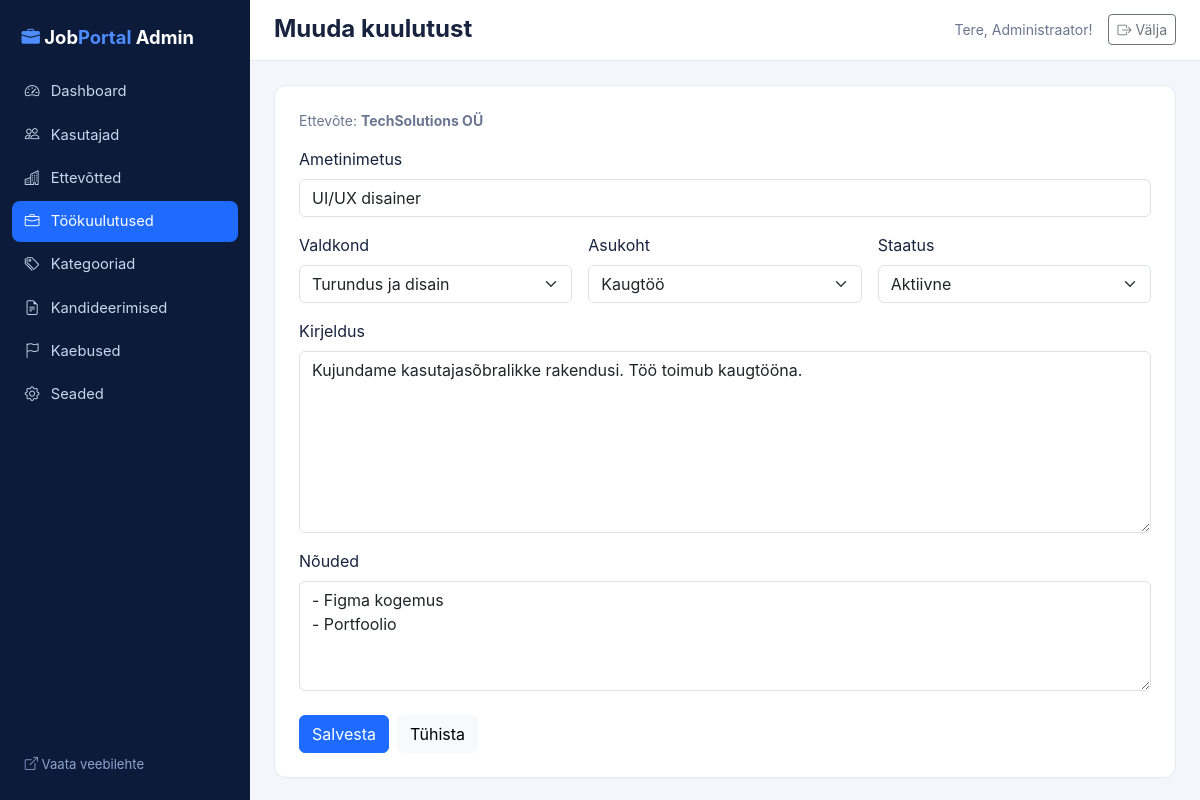
Screenshot of /jobportal_admin/index.php?page=job_edit&id=4 (signed in) with the database file from the repository.
### tables this page shows
CREATE TABLE users (
  id INT UNSIGNED AUTO_INCREMENT PRIMARY KEY,
  name VARCHAR(120) NOT NULL,
  email VARCHAR(190) NOT NULL UNIQUE,
  password VARCHAR(255) NOT NULL,
  role ENUM('user','employer','admin') NOT NULL DEFAULT 'user',
  phone VARCHAR(40) NULL,
  city VARCHAR(80) NULL,
  about TEXT NULL,
  status ENUM('active','blocked') NOT NULL DEFAULT 'active',
  created_at TIMESTAMP NOT NULL DEFAULT CURRENT_TIMESTAMP
);

CREATE TABLE jobs (
  id INT UNSIGNED AUTO_INCREMENT PRIMARY KEY,
  company_id INT UNSIGNED NOT NULL,
  category_id INT UNSIGNED NULL,
  location_id INT UNSIGNED NULL,
  title VARCHAR(190) NOT NULL,
  description TEXT NOT NULL,
  requirements TEXT NULL,
  salary_min INT UNSIGNED NULL,
  salary_max INT UNSIGNED NULL,
  employment_type ENUM('Täistööaeg','Osaline tööaeg','Kaugtöö','Praktika') NOT NULL DEFAULT 'Täistööaeg',
  start_date VARCHAR(80) NOT NULL DEFAULT 'Esimesel võimalusel',
  status ENUM('active','closed') NOT NULL DEFAULT 'active',
  created_at TIMESTAMP NOT NULL DEFAULT CURRENT_TIMESTAMP,
  FOREIGN KEY (company_id) REFERENCES companies(id) ON DELETE CASCADE,
  FOREIGN KEY (category_id) REFERENCES categories(id) ON DELETE SET NULL,
  FOREIGN KEY (location_id) REFERENCES job_locations(id) ON DELETE SET NULL,
  INDEX idx_jobs_status (status),
  INDEX idx_jobs_title (title)
);

CREATE TABLE companies (
  id INT UNSIGNED AUTO_INCREMENT PRIMARY KEY,
  user_id INT UNSIGNED NOT NULL UNIQUE,
  name VARCHAR(150) NOT NULL,
  description TEXT NULL,
  logo VARCHAR(255) NULL,
  website VARCHAR(190) NULL,
  email VARCHAR(190) NULL,
  phone VARCHAR(40) NULL,
  city VARCHAR(80) NULL,
  created_at TIMESTAMP NOT NULL DEFAULT CURRENT_TIMESTAMP,
  FOREIGN KEY (user_id) REFERENCES users(id) ON DELETE CASCADE
);

CREATE TABLE categories (
  id INT UNSIGNED AUTO_INCREMENT PRIMARY KEY,
  name VARCHAR(100) NOT NULL UNIQUE
);

CREATE TABLE job_locations (
  id INT UNSIGNED AUTO_INCREMENT PRIMARY KEY,
  name VARCHAR(100) NOT NULL UNIQUE
);

### inc/functions.php (called while the page is built, shortened)
<?php
function e($v): string
{
    return htmlspecialchars((string)$v, ENT_QUOTES, 'UTF-8');
}
function base_index(): string
{
    return defined('IS_ADMIN_APP') ? 'index.php' : 'index.php';
}
function url(string $page = 'start', array $params = []): string
{
    $q = ['page' => $page] + $params;
    return base_index() . '?' . http_build_query($q);
}
function front_url(string $page = 'start', array $params = []): string
{
    $prefix = defined('IS_ADMIN_APP') ? '../' : '';
    return $prefix . 'index.php?' . http_build_query(['page' => $page] + $params);
}
function asset(string $path): string
{
    $prefix = defined('IS_ADMIN_APP') ? '../' : '';
    return $prefix . 'public/' . ltrim($path, '/');
}
function current_user(): ?array
{
    static $user = false;
    if ($user === false) {
        $user = null;
        if (!empty($_SESSION['user_id'])) {
            $st = db()->prepare('SELECT * FROM users WHERE id = ?');
            $st->execute([$_SESSION['user_id']]);
            $u = $st->fetch();
            if ($u && $u['status'] === 'active') {
                $user = $u;
            } else {
                unset($_SESSION['user_id']);
            }
        }
    }
    return $user;
}
function render(string $view, array $data = [], string $layout = 'layout'): void
{
    $viewDir = defined('IS_ADMIN_APP') ? __DIR__ . '/../jobportal_admin/viewAdmin' : __DIR__ . '/../view';
    extract($data, EXTR_SKIP);
    require $viewDir . '/' . $view . '.php';
    $content = ob_get_clean();
    require $viewDir . '/' . $layout . '.php';
}

### jobportal_admin/controllerAdmin/AdminJobController.php (called while the page is built, shortened)
<?php
class AdminJobController
{
    public function edit(): void
    {
        $id = (int)($_GET['id'] ?? $_POST['id'] ?? 0);
        $job = Job::find($id);
        render('job_edit', ['title' => 'Muuda kuulutust', 'job' => $job, 'categories' => Category::all(), 'locations' => Location::all()]);
    }
}

### jobportal_admin/index.php (called while the page is built, shortened)
<?php
require __DIR__ . '/../inc/database.php';
require __DIR__ . '/../inc/functions.php';
spl_autoload_register(function (string $class): void {
    foreach (['modelAdmin', 'controllerAdmin', '../model'] as $dir) {
        $file = __DIR__ . '/' . $dir . '/' . $class . '.php';
        if (is_file($file)) {
            return;
        }
    }
});
$routes = require __DIR__ . '/routeAdmin/routing.php';
$page = (string)($_GET['page'] ?? 'dashboard');
[$class, $method] = $routes[$page];
$opts = $routes[$page][2] ?? [];
if (empty($opts['public'])) {
    $u = current_user();
}
(new $class())->$method();

### inc/database.php (called while the page is built, shortened)
<?php
function db(): PDO
{
    static $pdo = null;
    if ($pdo === null) {
        $dsn = 'mysql:host=' . DB_HOST . ';dbname=' . DB_NAME . ';charset=utf8mb4';
        try {
            $pdo = new PDO($dsn, DB_USER, DB_PASS, [
                PDO::ATTR_ERRMODE            => PDO::ERRMODE_EXCEPTION,
                PDO::ATTR_DEFAULT_FETCH_MODE => PDO::FETCH_ASSOC,
                PDO::ATTR_EMULATE_PREPARES   => false,
            ]);
        } catch (PDOException $e) {
            http_response_code(500);
            $detail = getenv('APP_DEBUG') ? "\n\nPõhjus: " . $e->getMessage() . "\nHost: " . DB_HOST . ', andmebaas: ' . DB_NAME . ', kasutaja: ' . DB_USER : '';
            exit('Andmebaasiga ühendamine ebaõnnestus. Kontrolli inc/database.php seadeid ja impordi database.sql.' . $detail);
        }
    }
    return $pdo;
}

### model/Job.php (called while the page is built, shortened)
<?php
class Job
{
    public static function find(int $id): ?array
    {
        $st = db()->prepare(self::SELECT . ' WHERE j.id = ?');
        $st->execute([$id]);
        return $st->fetch() ?: null;
    }
}

### model/Category.php (called while the page is built)
<?php
class Category
{
    public static function all(): array
    {
        return db()->query('SELECT * FROM categories ORDER BY name')->fetchAll();
    }
}

### model/Location.php (called while the page is built)
<?php
class Location
{
    public static function all(): array
    {
        return db()->query('SELECT * FROM job_locations ORDER BY name')->fetchAll();
    }
}

### jobportal_admin/viewAdmin/job_edit.php (the view, shortened to what this page needs)
<form method="post" action="<?= e(url('job_edit', ['id' => $job['id']])) ?>" class="panel p-4"><?= csrf_field() ?>
    <p class="text-muted small">Ettevõte: <strong><?= e($job['company_name']) ?></strong></p>
    <div class="row g-3">
        <div class="col-12"><label class="form-label">Ametinimetus</label><input name="title" class="form-control" value="<?= e($job['title']) ?>" required></div>
        <div class="col-md-4"><label class="form-label">Valdkond</label><select name="category_id" class="form-select"><option value="">—</option>
            <?php foreach ($categories as $x): ?><option value="<?= (int)$x['id'] ?>" <?= (int)$job['category_id'] === (int)$x['id'] ? 'selected' : '' ?>><?= e($x['name']) ?></option><?php endforeach; ?></select></div>
        <div class="col-md-4"><label class="form-label">Asukoht</label><select name="location_id" class="form-select"><option value="">—</option>
            <?php foreach ($locations as $x): ?><option value="<?= (int)$x['id'] ?>" <?= (int)$job['location_id'] === (int)$x['id'] ? 'selected' : '' ?>><?= e($x['name']) ?></option><?php endforeach; ?></select></div>
        <div class="col-md-4"><label class="form-label">Staatus</label><select name="status" class="form-select">
            <option value="active" <?= $job['status'] === 'active' ? 'selected' : '' ?>>Aktiivne</option><option value="closed" <?= $job['status'] === 'closed' ? 'selected' : '' ?>>Suletud</option></select></div>
        <div class="col-12"><label class="form-label">Kirjeldus</label><textarea name="description" rows="7" class="form-control" required><?= e($job['description']) ?></textarea></div>
        <div class="col-12"><label class="form-label">Nõuded</label><textarea name="requirements" rows="4" class="form-control"><?= e($job['requirements']) ?></textarea></div>
    </div>
    <div class="mt-4 d-flex gap-2"><button class="btn btn-primary">Salvesta</button><a class="btn btn-light" href="<?= e(url('jobs')) ?>">Tühista</a></div>
</form>

### jobportal_admin/viewAdmin/layout.php (shortened to what this page needs)
<?php
$cur = $_GET['page'] ?? 'dashboard';
if ($cur === 'job_edit') $cur = 'jobs';
$me = current_user();
$items = [
    ['dashboard', 'speedometer2', 'Dashboard'],
    ['users', 'people', 'Kasutajad'],
    ['companies', 'buildings', 'Ettevõtted'],
    ['jobs', 'briefcase', 'Töökuulutused'],
    ['categories', 'tags', 'Kategooriad'],
    ['applications', 'file-earmark-text', 'Kandideerimised'],
    ['reports', 'flag', 'Kaebused'],
    ['settings', 'gear', 'Seaded'],
];
?>
<!DOCTYPE html>
<html lang="et">
<head>
    <link href="https://cdn.jsdelivr.net/npm/bootstrap@5.3.3/dist/css/bootstrap.min.css" rel="stylesheet">
    <link href="https://cdn.jsdelivr.net/npm/bootstrap-icons@1.11.3/font/bootstrap-icons.min.css" rel="stylesheet">
    <link href="<?= e(asset('css/style.css')) ?>" rel="stylesheet">
    <link href="public/css/admin.css" rel="stylesheet">
</head>
<body>
<div class="admin-wrap">
    <aside class="admin-side">
        <a class="admin-brand" href="<?= e(url('dashboard')) ?>"><i class="bi bi-briefcase-fill"></i> Job<span>Portal</span> Admin</a>
        <nav>
            <?php foreach ($items as [$p, $icon, $label]): ?>
                <a href="<?= e(url($p)) ?>" class="<?= $cur === $p ? 'active' : '' ?>"><i class="bi bi-<?= $icon ?>"></i> <?= e($label) ?></a>
            <?php endforeach; ?>
        </nav>
        <a class="back-link" href="<?= e(front_url('start')) ?>"><i class="bi bi-box-arrow-up-right"></i> Vaata veebilehte</a>
    </aside>
    <div class="admin-main">
        <header class="admin-top">
            <h1 class="h4 fw-bold mb-0"><?= e($title ?? '') ?></h1>
            <div class="d-flex align-items-center gap-3">
                <span class="text-muted small">Tere, <?= e($me['name'] ?? 'admin') ?>!</span>
                <form method="post" action="<?= e(url('logout')) ?>"><?= csrf_field() ?><button class="btn btn-sm btn-outline-secondary"><i class="bi bi-box-arrow-right"></i> Välja</button></form>
            </div>
        </header>
        <div class="admin-content">
            <?= $content ?>
        </div>
    </div>
</div>
</body>
</html>

### public/css/style.css (style rules this page uses)
:root { --jp-navy: #0d1b3a; --jp-navy-2: #14284f; --jp-blue: #1f6bff; --jp-bg: #f4f6fb; --jp-border: #e5e9f2; --jp-text: #18233f; --jp-muted: #6b7690; --bs-primary: #1f6bff; --bs-primary-rgb: 31, 107, 255; --bs-link-color: #1f6bff; }
body { background: var(--jp-bg); color: var(--jp-text); font-family: "Inter", system-ui, -apple-system, "Segoe UI", Roboto, sans-serif; min-height: 100vh; display: flex; flex-direction: column; }
body > * { flex-shrink: 0; }
.btn-primary { --bs-btn-bg: var(--jp-blue); --bs-btn-border-color: var(--jp-blue); --bs-btn-hover-bg: #1557d4; --bs-btn-hover-border-color: #1557d4; }
.text-muted { color: var(--jp-muted) !important; }
.info-box, .filter-box, .panel { background: #fff; border: 1px solid var(--jp-border); border-radius: 12px; }

### jobportal_admin/public/css/admin.css (style rules this page uses)
.admin-wrap { display: flex; min-height: 100vh; }
.admin-side { width: 250px; background: #0d1b3a; color: #c9d6f2; padding: 1rem .75rem; display: flex; flex-direction: column; flex-shrink: 0; position: sticky; top: 0; height: 100vh; }
.admin-brand { color: #fff; font-weight: 700; font-size: 1.15rem; text-decoration: none; padding: .5rem .6rem 1.2rem; }
.admin-brand i, .admin-brand span { color: #4d8dff; }
.admin-side nav { display: flex; flex-direction: column; gap: 2px; flex: 1; }
.admin-side nav a { color: #c9d6f2; text-decoration: none; padding: .6rem .8rem; border-radius: 8px; font-size: .92rem; display: flex; gap: .7rem; align-items: center; }
.admin-side nav a.active { background: #1f6bff; color: #fff; }
.admin-side .back-link { color: #8fa3cf; font-size: .82rem; text-decoration: none; padding: .6rem .8rem; }
.admin-main { flex: 1; min-width: 0; }
.admin-top { background: #fff; border-bottom: 1px solid #e5e9f2; padding: .9rem 1.5rem; display: flex; justify-content: space-between; align-items: center; }
.admin-content { padding: 1.5rem; }

### rows the page displays
users: name "Administraator"
jobs: company.name "TechSolutions OÜ", title "UI/UX disainer", category_id "Turundus ja disain", location_id "Kaugtöö", status "Aktiivne", description "Kujundame kasutajasõbralikke rakendusi. Töö toimub kaugtööna.", requirements "- Figma kogemus - Portfoolio"

### other values shown
$label "Dashboard"
$label "Kasutajad"
$label "Ettevõtted"
$label "Töökuulutused"
$label "Kategooriad"
$label "Kandideerimised"
$label "Kaebused"
$label "Seaded"
$title "Muuda kuulutust"
